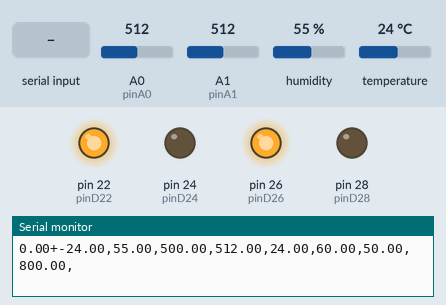
This sketch was run on a simulated Arduino Mega 2560, built with avr-gcc and run on an emulated ATmega2560. On the bench: output pins drawn as LEDs (lit = HIGH), the last lines printed to the serial monitor. Inputs (shaded band) come from the test bench; at power-on: temperature 24 °C, A1 (pinA1) = 512, A0 (pinA0) = 512, humidity 55 %.

Above: at 1.2 s.
1.3 s: "H\n" received over Serial
At 3.2 s:
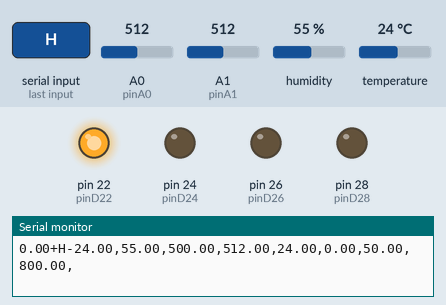
4.2 s: temperature set to 22 °C
At 5.6 s:
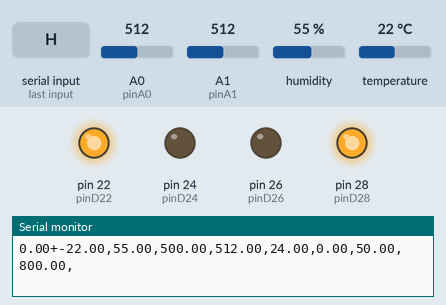
6.4 s: A1 (pinA1) set to 786
10.2 s: A1 (pinA1) set to 807
At 14.2 s:
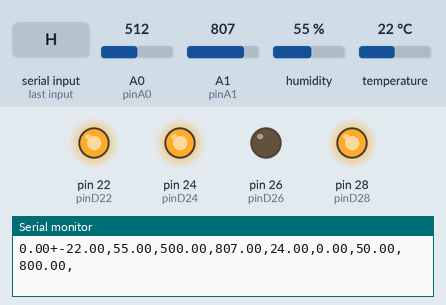
14.5 s: A0 (pinA0) set to 57
18.3 s: A0 (pinA0) set to 45
At 22.1 s:
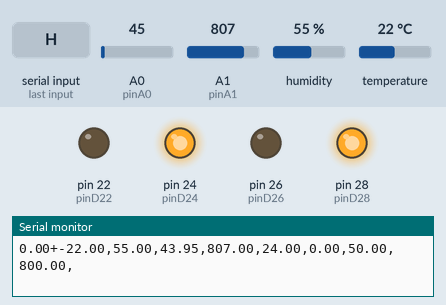
Timing chart, 0 to 23.6 s (numbered marks = the images above; inputs shaded):
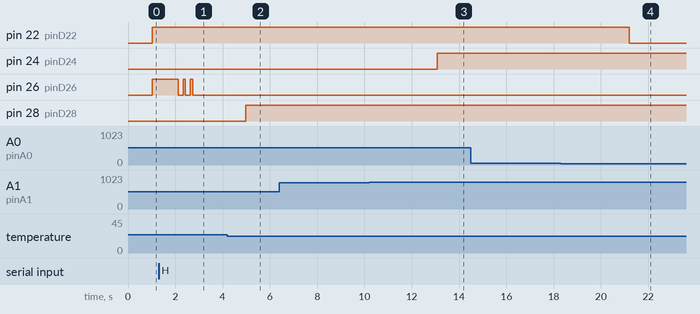

Measured:
- the behaviour switches between 24 and 23 °C on temperature (found by bisection; images 1 and 2)
- the behaviour switches between 800 and 801 on A1 (pinA1) (found by bisection; images 2 and 3)
- the behaviour switches between 52 and 51 on A0 (pinA0) (found by bisection; images 3 and 4)
- after the input at 1.3 s, pin 26 (pinD26): alternates HIGH for 0.10 s and LOW for 0.20 s, 5 changes in all, then stays LOW, starting after 0.83 s
- after the input at 4.2 s, pin 28 (pinD28): LOW → HIGH after 0.78 s
- after the input at 10.2 s, pin 24 (pinD24): LOW → HIGH after 2.9 s
- after the input at 18.3 s, pin 22 (pinD22): HIGH → LOW after 2.9 s

The sketch:

SensorDHT11.ino
```cpp
  #include <DHT11.h>

int pin7 = 7;
int pinA0 = 0;
int pinA1 = 1;

// Pines para salidas leds (dispositivos de control)
int pinD22 = 22; //luz
int pinD24 = 24; //hum suelo
int pinD26 = 26; //hum
int pinD28 = 28; //temperatura

int pinD32 = 32; //temperatura

//Variables para limitar temperaturas
float limT = 24.0; //limite Temeratura
float limH = 60.0; //limite Humedad
float limL = 50.0; //limite intensidad luz
float limS = 800.0; //limite humedad suelo

// Variable definir valores limites
String entrada = "N";

DHT11 dht11(pin7);

void setup() {
  Serial.begin(9600);
  pinMode(pinD22,OUTPUT);
  pinMode(pinD24,OUTPUT);
  pinMode(pinD26,OUTPUT);
  pinMode(pinD28,OUTPUT);
}

void loop() {

  int err;
  float temp, hum; //Temperatura y humedad
  float lux = analogRead(pinA0) * 0.9765625; // leer sensor de luz y convertur a lux (0 a 1000 lux)
  float humS = analogRead(pinA1);  // Humedad del suelo

  //leer valor
  String unidad = "";
  float valor = -1;
  int init = 0;
  int fin = 0;
  entrada = Serial.readStringUntil('\n');
  fin = entrada.indexOf(',',init);
  valor = entrada.substring(init,fin).toFloat();
  unidad = entrada.substring(fin+1,fin+2);
  Serial.print(valor);
  Serial.print("+");
  Serial.print(unidad);

  if (unidad == "H" || unidad == "T" || unidad == "L" || unidad == "S"){  // -1 No se recibe nada, 13 devulve luego de una lectura (bin)
    //Humedad
    if (unidad == "H"){
      for (int i = 0;i<3;i++){
        digitalWrite(pinD26, HIGH);
        delay(100);
        digitalWrite(pinD26, LOW);
        delay(200);
      }
      limH = valor;
    }

    //Temperatura
    if (unidad == "T"){
      for (int i = 0;i<3;i++){
        digitalWrite(pinD28, HIGH);
        delay(100);
        digitalWrite(pinD28, LOW);
        delay(200);
      }
      limT = valor;
    }

    //Luz (L->76)
    if (unidad == "L"){
      for (int i = 0;i<3;i++){
        digitalWrite(pinD22, HIGH);
        delay(100);
        digitalWrite(pinD22, LOW);
        delay(200);
      }
      limL = valor;
    }

    //Hum Suelo (S->83)
    if (unidad == "S"){
      for (int i = 0;i<3;i++){
        digitalWrite(pinD24, HIGH);
        delay(100);
        digitalWrite(pinD24, LOW);
        delay(200);
      }
      limS = valor;
    }

  }

  //DATOS QUE SE IMPRIMEM POR SERIE

  //Sensores
  if ((err = dht11.read(hum, temp)) == 0) {
    Serial.print("-");
    Serial.print(temp);
    Serial.print(",");
    Serial.print(hum);
    Serial.print(",");
  } else {
    Serial.println();
    Serial.print("Error Num:");
    Serial.print(err);
    Serial.println();
  }

  Serial.print(lux);
  Serial.print(",");
  Serial.print(humS);
  Serial.print(",");

  //Limites

  Serial.print(limT);
  Serial.print(",");
  Serial.print(limH);
  Serial.print(",");
  Serial.print(limL);
  Serial.print(",");
  Serial.print(limS);
  Serial.print(",");

  Serial.println("");


  //Control temperatura
  if (temp < limT){
    digitalWrite(pinD28,HIGH);
  } else {
    digitalWrite(pinD28,LOW);
  }

  //Control humedad
  if (hum < limH){
    digitalWrite(pinD26,HIGH);
  } else {
    digitalWrite(pinD26,LOW);
  }

  //Control intensidad luz
  if (lux > limL){
    digitalWrite(pinD22,HIGH);
  } else {
    digitalWrite(pinD22,LOW);
  }

  //Control hum suelo
  if (humS > limS){
    digitalWrite(pinD24,HIGH);
  } else {
    digitalWrite(pinD24,LOW);
  }

  delay(1000);
}

//Para sensor de humedad suelo:
//if(valor >= 1000)-> El sensor no está en el suelo o está desconectado
//if(valor < 1000 && valor >= 600)-> El suelo está SECO
//if(valor < 600 && valor >= 370) -> El suelo es HÚMEDO
//if(valor < 370) -> Sensor en AGUA

//Consultar: ls -l /dev | grep ACM
//conceder permisos puertos: sudo chmod 777 /dev/ttyACM0
```
